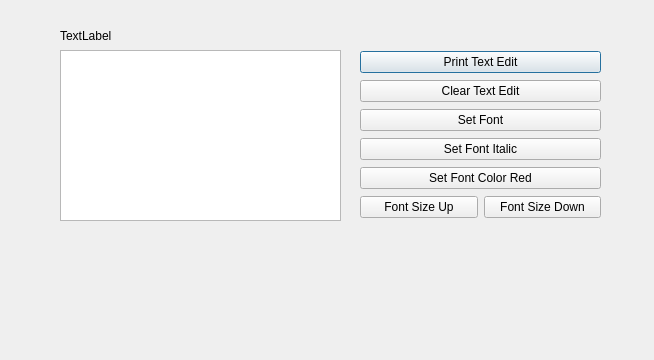
<?xml version="1.0" encoding="UTF-8"?>
<ui version="4.0">
 <class>Dialog</class>
 <widget class="QDialog" name="Dialog">
  <property name="geometry">
   <rect>
    <x>0</x>
    <y>0</y>
    <width>654</width>
    <height>360</height>
   </rect>
  </property>
  <property name="windowTitle">
   <string>Dialog</string>
  </property>
  <widget class="QTextEdit" name="textEdit_Test">
   <property name="geometry">
    <rect>
     <x>60</x>
     <y>50</y>
     <width>281</width>
     <height>171</height>
    </rect>
   </property>
  </widget>
  <widget class="QLabel" name="label">
   <property name="geometry">
    <rect>
     <x>60</x>
     <y>30</y>
     <width>56</width>
     <height>12</height>
    </rect>
   </property>
   <property name="text">
    <string>TextLabel</string>
   </property>
  </widget>
  <widget class="QWidget" name="verticalLayoutWidget">
   <property name="geometry">
    <rect>
     <x>360</x>
     <y>50</y>
     <width>241</width>
     <height>172</height>
    </rect>
   </property>
   <layout class="QVBoxLayout" name="verticalLayout">
    <item>
     <widget class="QPushButton" name="btn_printTextEdit">
      <property name="text">
       <string>Print Text Edit</string>
      </property>
     </widget>
    </item>
    <item>
     <widget class="QPushButton" name="btn_clearTextEdit">
      <property name="text">
       <string>Clear Text Edit</string>
      </property>
     </widget>
    </item>
    <item>
     <widget class="QPushButton" name="btn_setFont">
      <property name="text">
       <string>Set Font</string>
      </property>
     </widget>
    </item>
    <item>
     <widget class="QPushButton" name="btn_setFontItalic">
      <property name="text">
       <string>Set Font Italic</string>
      </property>
     </widget>
    </item>
    <item>
     <widget class="QPushButton" name="btn_setFontColorRed">
      <property name="text">
       <string>Set Font Color Red</string>
      </property>
     </widget>
    </item>
    <item>
     <layout class="QHBoxLayout" name="horizontalLayout">
      <item>
       <widget class="QPushButton" name="btn_fontSizeUp">
        <property name="text">
         <string>Font Size Up</string>
        </property>
       </widget>
      </item>
      <item>
       <widget class="QPushButton" name="btn_fontSizeDown">
        <property name="text">
         <string>Font Size Down</string>
        </property>
       </widget>
      </item>
     </layout>
    </item>
   </layout>
  </widget>
 </widget>
 <resources/>
 <connections/>
</ui>
